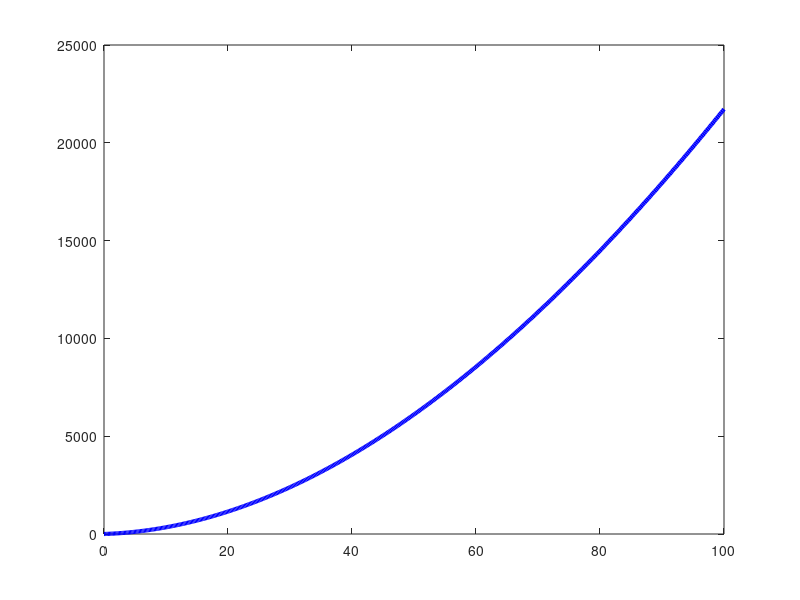
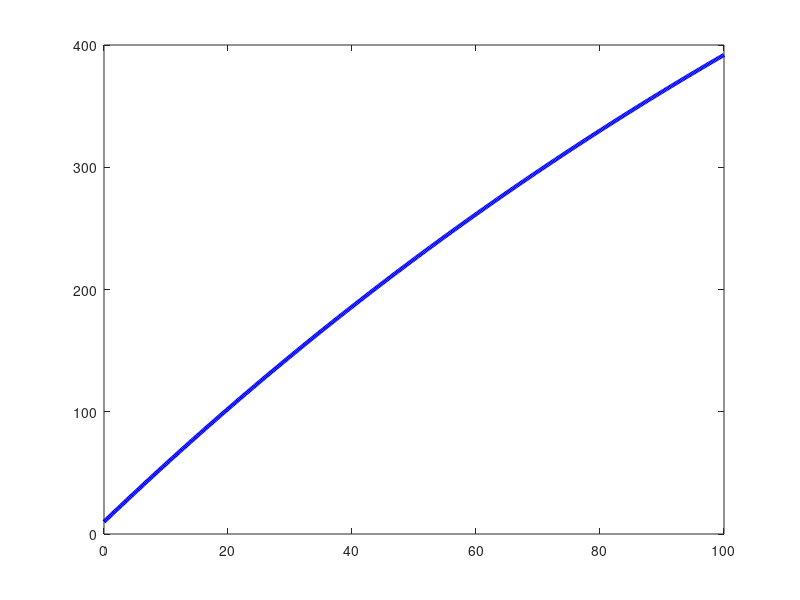

These charts were generated, in order, by the following MATLAB code:
% Método del punto medio
% Pedro Leal

clear; clc; clf;

tf = 100; t = 0:0.05:tf; N = 500; g = 9.81; m = 10; c= 0.1; dt = tf/N;
t = zeros(1, N+1); y = zeros(1, N+1); vy = zeros(1, N+1);
t(1) = 0; y(1) = 0; vy(1) = 10;

for n =1:N
  t(n+1) = n*dt;
  yhalf = y(n) + vy(n) *(dt/2);
  vyhalf = vy(n) + (g - (c/m)*vy(n))*(dt/2);
  y(n+1) = y(n) + vyhalf*(dt);
  vy(n+1) = vy(n) + (g - (c/m)*vyhalf)*(dt/2);
  endfor
figure(1);clf;
plot(t, y, 'b', 'linewidth', 3)
figure(2);clf;
plot(t, vy, 'b', 'linewidth', 3)